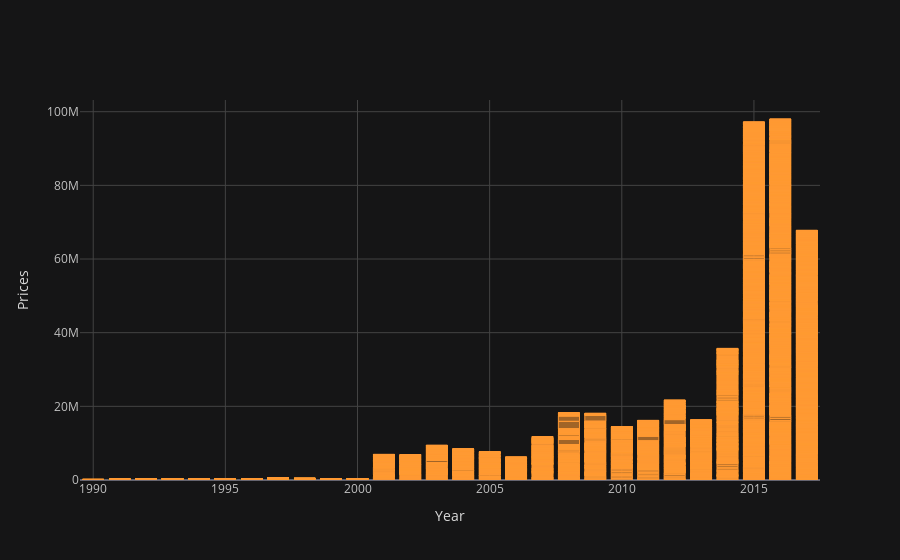

The notebook cell saved with this chart:
### Markdown cell above
lets check how the average price of cars was distibuted over the past years

### Code cell
df.iplot(kind='bar',x='Year',y='Price',xTitle='Year',yTitle='Prices',theme='solar')

### Figure 1 — Plotly figure (JSON) as saved in the notebook; plotly's stock layout.template omitted (floating-point values rounded to 4 significant figures; data arrays with more than 128 entries replaced by an {"elided": "..."} marker saying what was removed)
{"data": [{"marker": {"color": "rgba(255, 153, 51, 0.6)", "line": {"color": "rgba(255, 153, 51, 1.0)", "width": 1}}, "name": "Price", "orientation": "v", "text": "", "type": "bar", "x": {"elided": "11097 int values"}, "y": {"elided": "11097 int values"}}], "layout": {"legend": {"bgcolor": "#151516", "font": {"color": "#D9D9D9"}}, "paper_bgcolor": "#151516", "plot_bgcolor": "#151516", "title": {"font": {"color": "#D9D9D9"}}, "xaxis": {"gridcolor": "#434343", "showgrid": true, "tickfont": {"color": "#C2C2C2"}, "title": {"font": {"color": "#D9D9D9"}, "text": "Year"}, "zerolinecolor": "#666570"}, "yaxis": {"gridcolor": "#434343", "showgrid": true, "tickfont": {"color": "#C2C2C2"}, "title": {"font": {"color": "#D9D9D9"}, "text": "Prices"}, "zerolinecolor": "#666570"}}}
